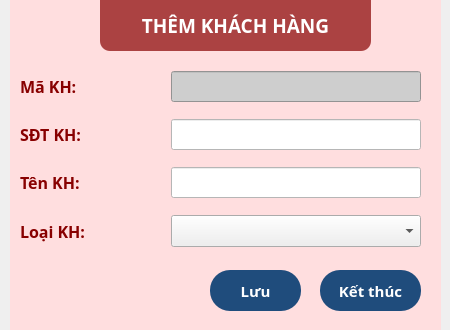
<?xml version="1.0" encoding="UTF-8"?>
<ui version="4.0">
 <class>customer_form</class>
 <widget class="QDialog" name="customer_form">
  <property name="geometry">
   <rect>
    <x>0</x>
    <y>0</y>
    <width>450</width>
    <height>330</height>
   </rect>
  </property>
  <property name="minimumSize">
   <size>
    <width>450</width>
    <height>330</height>
   </size>
  </property>
  <property name="maximumSize">
   <size>
    <width>450</width>
    <height>330</height>
   </size>
  </property>
  <property name="windowTitle">
   <string>Thêm khách hàng</string>
  </property>
  <property name="windowIcon">
   <iconset resource="bg_img.qrc">
    <normaloff>:/img/Barbershop/2.png</normaloff>:/img/Barbershop/2.png</iconset>
  </property>
  <property name="styleSheet">
   <string notr="true">QPushButton{
	padding: 10 0 10 0;
	border-radius: 20;
	color: rgb(255, 255, 255);
	background-color: rgb(31, 76, 124);
}
QPushButton:hover{
	background-color: rgb(46, 123, 175);
}
QPushButton:pressed{
	background-color: rgb(10, 158, 69);
}</string>
  </property>
  <widget class="QGroupBox" name="groupBox_2">
   <property name="geometry">
    <rect>
     <x>10</x>
     <y>60</y>
     <width>431</width>
     <height>261</height>
    </rect>
   </property>
   <property name="font">
    <font>
     <family>Noto Sans</family>
     <pointsize>16</pointsize>
     <weight>75</weight>
     <bold>true</bold>
    </font>
   </property>
   <property name="styleSheet">
    <string notr="true">QGroupBox{
	border: 0;
}</string>
   </property>
   <property name="title">
    <string/>
   </property>
   <widget class="QGroupBox" name="groupBox">
    <property name="geometry">
     <rect>
      <x>10</x>
      <y>-20</y>
      <width>411</width>
      <height>211</height>
     </rect>
    </property>
    <property name="styleSheet">
     <string notr="true">QGroupBox{
	border: 0px;
}

QLineEdit{
	background-color: rgb(255, 255, 255);
}
QLabel {
	color: rgb(136, 0, 0);
}</string>
    </property>
    <widget class="QWidget" name="layoutWidget">
     <property name="geometry">
      <rect>
       <x>0</x>
       <y>20</y>
       <width>401</width>
       <height>201</height>
      </rect>
     </property>
     <layout class="QGridLayout" name="gridLayout">
      <item row="0" column="0">
       <widget class="QLabel" name="label_3">
        <property name="font">
         <font>
          <family>Noto Sans</family>
          <pointsize>12</pointsize>
          <weight>75</weight>
          <bold>true</bold>
         </font>
        </property>
        <property name="text">
         <string>Mã KH:</string>
        </property>
       </widget>
      </item>
      <item row="0" column="1">
       <widget class="QLineEdit" name="ma_kh_them_edit">
        <property name="minimumSize">
         <size>
          <width>200</width>
          <height>0</height>
         </size>
        </property>
        <property name="maximumSize">
         <size>
          <width>250</width>
          <height>16777215</height>
         </size>
        </property>
        <property name="font">
         <font>
          <family>Noto Sans</family>
          <pointsize>12</pointsize>
         </font>
        </property>
        <property name="styleSheet">
         <string notr="true">background-color: rgb(206, 206, 206);</string>
        </property>
        <property name="alignment">
         <set>Qt::AlignCenter</set>
        </property>
        <property name="readOnly">
         <bool>true</bool>
        </property>
       </widget>
      </item>
      <item row="1" column="0">
       <widget class="QLabel" name="label_5">
        <property name="font">
         <font>
          <family>Noto Sans</family>
          <pointsize>12</pointsize>
          <weight>75</weight>
          <bold>true</bold>
         </font>
        </property>
        <property name="text">
         <string>SĐT KH:</string>
        </property>
       </widget>
      </item>
      <item row="1" column="1">
       <widget class="QLineEdit" name="sdt_kh_them_edit">
        <property name="minimumSize">
         <size>
          <width>200</width>
          <height>0</height>
         </size>
        </property>
        <property name="maximumSize">
         <size>
          <width>250</width>
          <height>16777215</height>
         </size>
        </property>
        <property name="font">
         <font>
          <family>Noto Sans</family>
          <pointsize>12</pointsize>
         </font>
        </property>
        <property name="alignment">
         <set>Qt::AlignCenter</set>
        </property>
       </widget>
      </item>
      <item row="2" column="0">
       <widget class="QLabel" name="label_4">
        <property name="font">
         <font>
          <family>Noto Sans</family>
          <pointsize>12</pointsize>
          <weight>75</weight>
          <bold>true</bold>
         </font>
        </property>
        <property name="text">
         <string>Tên KH:</string>
        </property>
       </widget>
      </item>
      <item row="2" column="1">
       <widget class="QLineEdit" name="ten_kh_them_edit">
        <property name="minimumSize">
         <size>
          <width>200</width>
          <height>0</height>
         </size>
        </property>
        <property name="maximumSize">
         <size>
          <width>250</width>
          <height>16777215</height>
         </size>
        </property>
        <property name="font">
         <font>
          <family>Noto Sans</family>
          <pointsize>12</pointsize>
         </font>
        </property>
        <property name="alignment">
         <set>Qt::AlignCenter</set>
        </property>
       </widget>
      </item>
      <item row="3" column="0">
       <widget class="QLabel" name="label_6">
        <property name="font">
         <font>
          <family>Noto Sans</family>
          <pointsize>12</pointsize>
          <weight>75</weight>
          <bold>true</bold>
         </font>
        </property>
        <property name="text">
         <string>Loại KH:</string>
        </property>
       </widget>
      </item>
      <item row="3" column="1">
       <widget class="QComboBox" name="loai_kh_them_cbx">
        <property name="minimumSize">
         <size>
          <width>0</width>
          <height>32</height>
         </size>
        </property>
        <property name="font">
         <font>
          <family>Noto Sans</family>
          <pointsize>10</pointsize>
         </font>
        </property>
        <property name="layoutDirection">
         <enum>Qt::LeftToRight</enum>
        </property>
       </widget>
      </item>
     </layout>
    </widget>
   </widget>
   <widget class="QPushButton" name="luu_kh_btn">
    <property name="geometry">
     <rect>
      <x>200</x>
      <y>210</y>
      <width>91</width>
      <height>41</height>
     </rect>
    </property>
    <property name="font">
     <font>
      <family>Noto Sans</family>
      <pointsize>11</pointsize>
      <weight>75</weight>
      <bold>true</bold>
     </font>
    </property>
    <property name="text">
     <string>Lưu</string>
    </property>
   </widget>
   <widget class="QPushButton" name="ket_thuc_kh_btn">
    <property name="geometry">
     <rect>
      <x>310</x>
      <y>210</y>
      <width>101</width>
      <height>41</height>
     </rect>
    </property>
    <property name="font">
     <font>
      <family>Noto Sans</family>
      <pointsize>11</pointsize>
      <weight>75</weight>
      <bold>true</bold>
     </font>
    </property>
    <property name="text">
     <string>Kết thúc</string>
    </property>
   </widget>
  </widget>
  <widget class="QWidget" name="widget_5" native="true">
   <property name="geometry">
    <rect>
     <x>10</x>
     <y>-20</y>
     <width>431</width>
     <height>531</height>
    </rect>
   </property>
   <property name="styleSheet">
    <string notr="true">border-radius: 20px;
background-color: rgb(255, 222, 223);
color: rgb(136, 0, 0);
</string>
   </property>
  </widget>
  <widget class="QLabel" name="label_15">
   <property name="geometry">
    <rect>
     <x>100</x>
     <y>0</y>
     <width>271</width>
     <height>51</height>
    </rect>
   </property>
   <property name="font">
    <font>
     <family>Noto Sans</family>
     <pointsize>14</pointsize>
     <weight>75</weight>
     <bold>true</bold>
    </font>
   </property>
   <property name="styleSheet">
    <string notr="true">color: rgb(255, 255, 255);
background-color: rgba(136, 0, 0, 70%);
border-radius: 0px;
border-bottom-left-radius: 10px;
border-bottom-right-radius: 10px;</string>
   </property>
   <property name="text">
    <string>THÊM KHÁCH HÀNG</string>
   </property>
   <property name="alignment">
    <set>Qt::AlignCenter</set>
   </property>
  </widget>
  <zorder>widget_5</zorder>
  <zorder>groupBox_2</zorder>
  <zorder>label_15</zorder>
 </widget>
 <tabstops>
  <tabstop>ma_kh_them_edit</tabstop>
  <tabstop>ten_kh_them_edit</tabstop>
  <tabstop>loai_kh_them_cbx</tabstop>
  <tabstop>luu_kh_btn</tabstop>
  <tabstop>ket_thuc_kh_btn</tabstop>
 </tabstops>
 <resources>
  <include location="bg_img.qrc"/>
 </resources>
 <connections/>
</ui>
